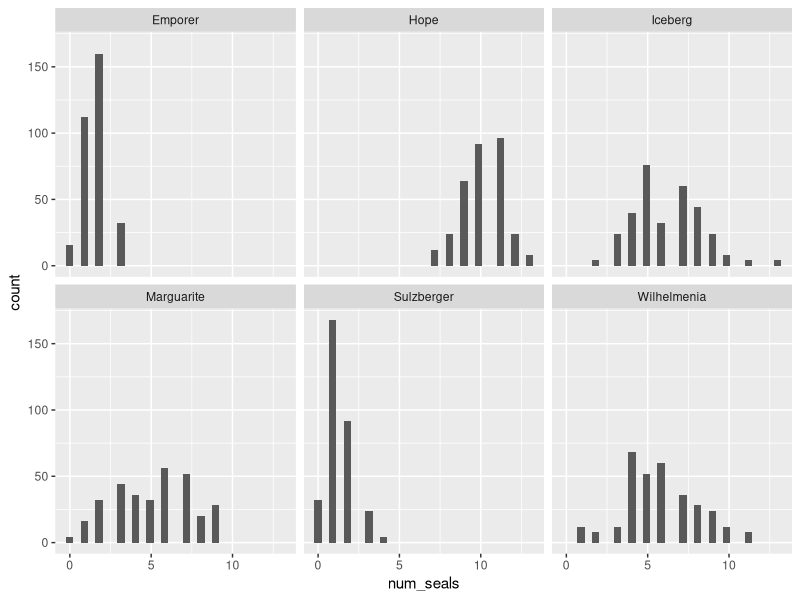

The R script that drew this image:
## ---- chunk 1
knitr::opts_chunk$set(echo = TRUE)
## ---- chunk 2
# independent is the bay

# dependent is the number of seals

# categorical is bay

# numerical is number of seals

## ---- chunk 3
# Null: The mean number of leapord seals is the same at each of the bays

# Alternative: The mean number of leapord seals is not the same at all of the bays. At least one is different.  

## ---- chunk 4
library(tidyverse)
sealData <- read_csv("antarctic_seals_many_bays.csv")

## ---- chunk 5
ggplot(sealData, aes(num_seals)) +
  geom_histogram() +
  facet_wrap(~bay)
## ---- chunk 6
sealData %>% group_by(bay) %>% summarize(mean(num_seals), sd(num_seals))
# bay with lowest mean number of seals: Sulzberger
# bay with the greatest mean number of seals: Hope
## ---- chunk 7
sealModel <- aov(data = sealData, num_seals ~ bay)
summary(sealModel)

## ---- chunk 8
# the p-value is smaller than 2 x 10 ^ - 16 
# the f-stat is 1129
# I reject the null hypothesis because the p-value of 2e-16 is smaller than my alpha of 0.05
# this means that at least one of the mean number of leopard seals is different in one of the bays


